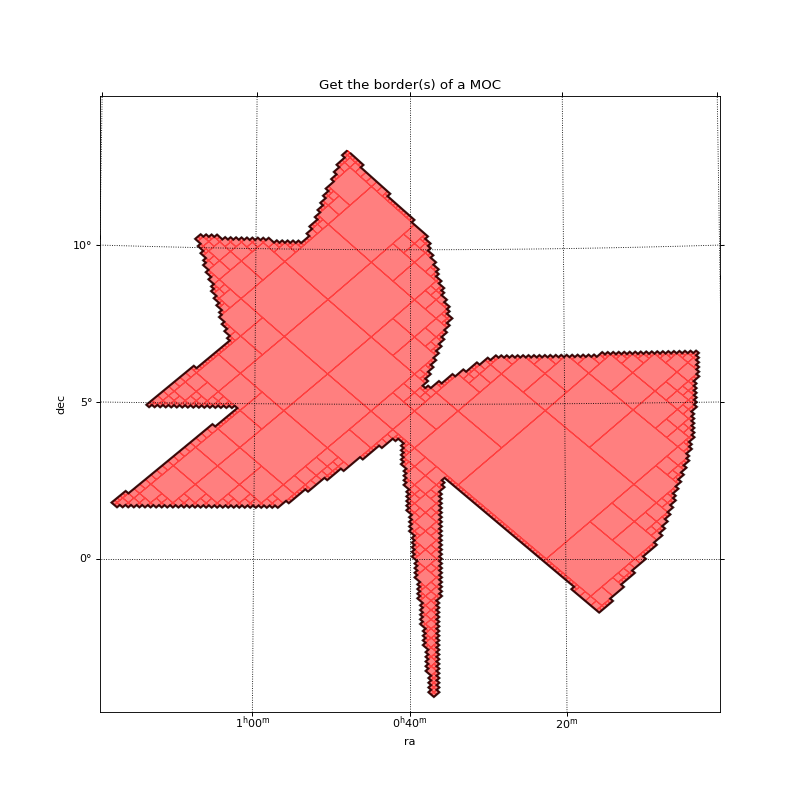

The script that drew this image:
from mocpy import MOC, WCS
from astropy.coordinates import SkyCoord, Angle

from matplotlib.path import Path
from matplotlib.patches import PathPatch

import astropy.units as u

moc = MOC.from_fits('polygon_moc.fits')
skycoords = moc.get_boundaries()

# Plot the MOC using matplotlib
import matplotlib.pyplot as plt
fig = plt.figure(111, figsize=(10, 10))
# Define a astropy WCS easily
with WCS(fig, 
        fov=20 * u.deg,
        center=SkyCoord(10, 5, unit='deg', frame='icrs'),
        coordsys="icrs",
        rotation=Angle(0, u.degree),
        # The gnomonic projection transforms great circles into straight lines.
        projection="TAN") as wcs:
    ax = fig.add_subplot(1, 1, 1, projection=wcs)
    # Call fill with a matplotlib axe and the `~astropy.wcs.WCS` wcs object.
    moc.fill(ax=ax, wcs=wcs, alpha=0.5, fill=True, color="red", linewidth=1)
    moc.border(ax=ax, wcs=wcs, alpha=1, color="red")

    # Plot the border
    from astropy.wcs.utils import skycoord_to_pixel
    x, y = skycoord_to_pixel(skycoords[0], wcs)
    p = Path(np.vstack((x, y)).T)
    patch = PathPatch(p, color="black", fill=False, alpha=0.75, lw=2)
    ax.add_patch(patch)

plt.xlabel('ra')
plt.ylabel('dec')
plt.title('Get the border(s) of a MOC')
plt.grid(color="black", linestyle="dotted")
plt.show()
